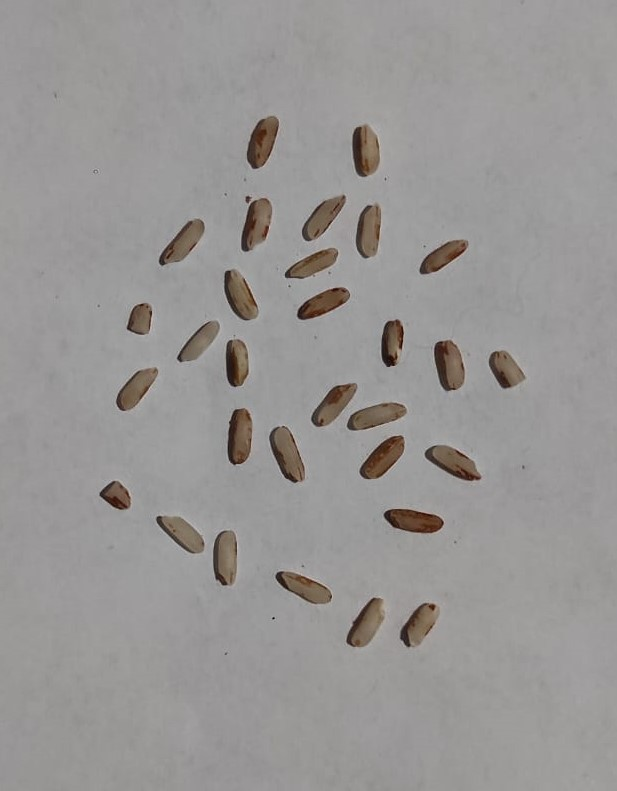
#> input picture Samples/hal.jpg, 617 x 791 px
$ jupyter execute 'Rice grain count.ipynb'
#> lines starting #> are read from the running program, lines starting #| are printed output that depends on the picture; after the words box and inside, x2 and y2 are one past the last pixel; in counts of white or black regions, pixels touching at a corner belong together
[cell 1]
import cv2
import numpy as np
from matplotlib import pyplot as plt

[cell 2]
img = cv2.imread('Samples/hal.jpg')
#> img is the input picture: shape (791, 617, 3); mean B, G, R 148.6, 149.8, 152.1
imgray = cv2.cvtColor(img, cv2.COLOR_BGR2GRAY)
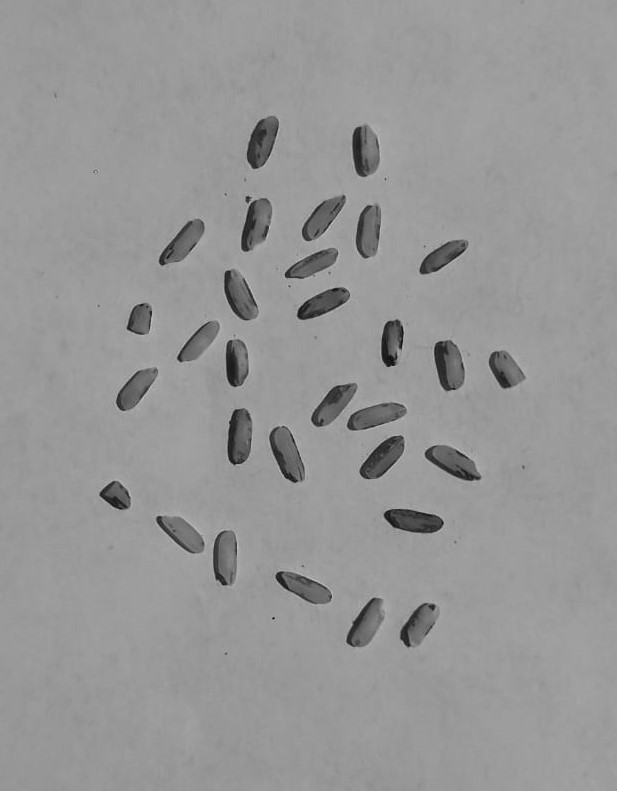
#> imgray: shape (791, 617); min 4, max 197, mean 150.4

plt.imshow(imgray,cmap='gray')

[cell 3]
ret,thresh=cv2.threshold(imgray,130,255,cv2.THRESH_BINARY)
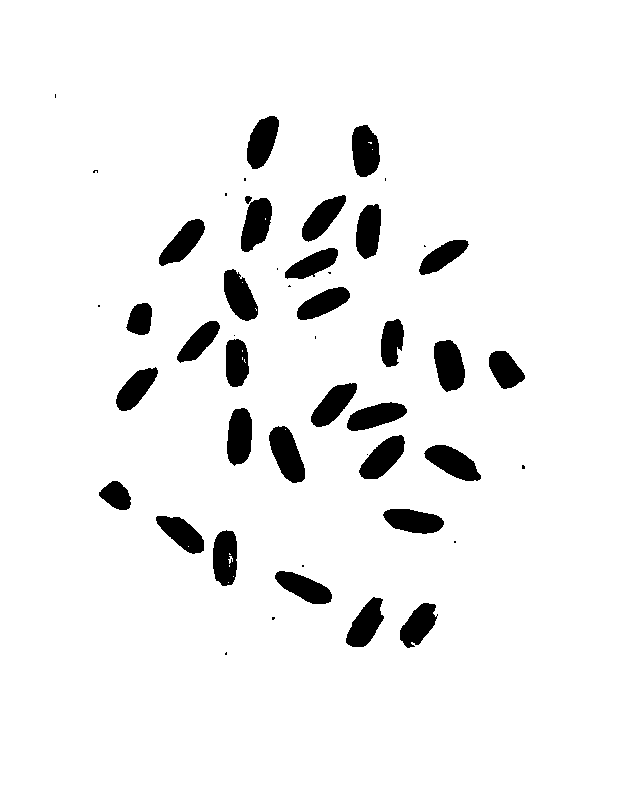
#> thresh: shape (791, 617); 93.6% white; 49 black regions (18 under 20 px)
plt.imshow(thresh,cmap='gray')

[cell 4]
contours, hierarchy = cv2.findContours(thresh, cv2.RETR_TREE, cv2.CHAIN_APPROX_SIMPLE)
#> contours = 66 contours, 34 with area under 20; largest, box (x1, y1, x2, y2) and area: (0, 0, 617, 791) 486640, (268, 425, 306, 484) 1358, (433, 339, 466, 393) 1284, (423, 444, 482, 482) 1250, (226, 407, 253, 467) 1245
print(len(contours))
#| 66

[cell 5]
for cnt in contours:
    area=cv2.contourArea(cnt)
    print(area)
#> this loop made 66 passes
#> area on passes 5, 6, 7, 10, 16, 18, 19, 22, 23, 24, 26, 27: 1072, 1165.5, 1128.5, 1211.5, 1076.5, 1166.5, 663, 1250, 1205.5, 1358, 1245, 1148.5
#> (cnt, area) on pass 1: ([[0, 0], [0, 790], [616, 790], [616, 0]], 486640)
#| 486640.0
#| 8.5
#| 12.5
#| 4.0
#| 1072.0
#| 1165.5
#| 1128.5
#| 7.0
#> (further printed lines are left out)

[cell 6]
halCount=0
for cnt in contours:
    area=cv2.contourArea(cnt)
    if(area>600 and area<1500):
        cv2.drawContours(img, [cnt], -1, (0,255,0), 2)
        halCount+=1
#> this loop made 66 passes
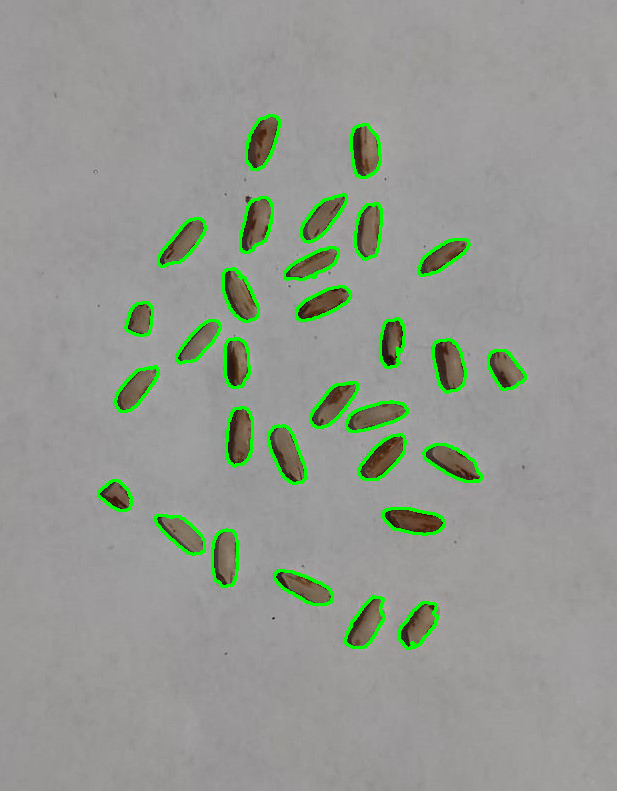
#> img: shape (791, 617, 3); 2.86% of pixels changed, all inside (x1, y1, x2, y2) = (97, 114, 527, 650)
#> after the loop, halCount = 30

[cell 7]
# cv2.drawContours(img, contours, -1, (255,255,0), 2)
print(halCount)
#| 30
plt.imshow(img,cmap='gray')

new_image = cv2.putText(
  img = img,
  text = str(halCount),
  org = (100,100),
  fontFace = cv2.FONT_HERSHEY_DUPLEX,
  fontScale = 3.0,
  color = (0,0,0),
  thickness = 3
)

cv2.imshow('img',img)
cv2.imwrite("hal count.jpg",new_image)
cv2.waitKey(0)
cv2.destroyAllWindows()
